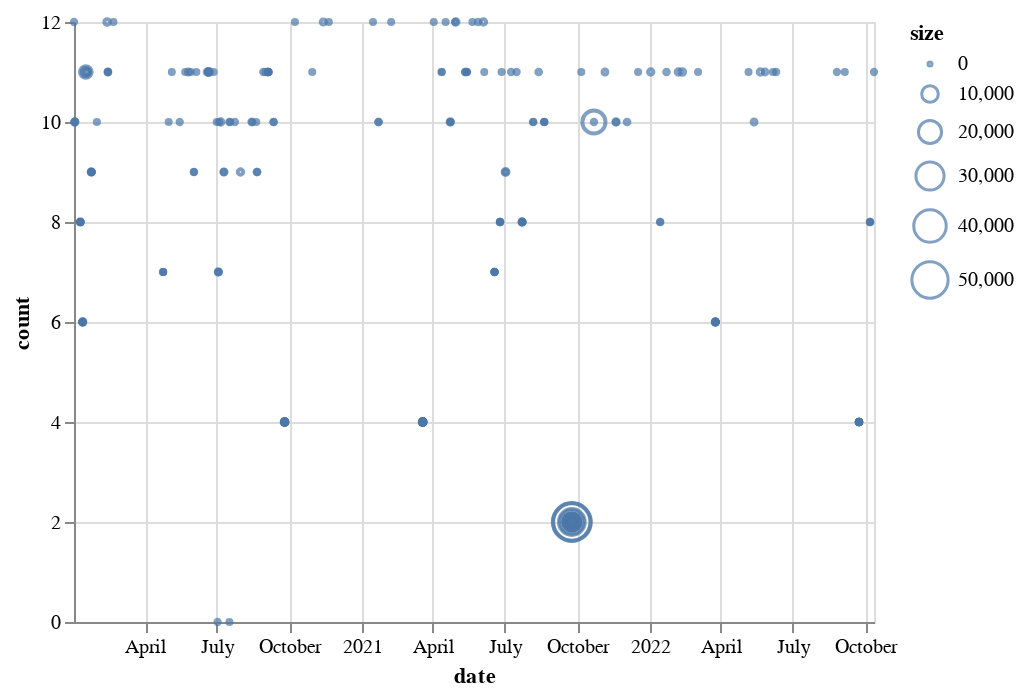

Here is the notebook cell this chart was saved with:
### Code cell
# plot with date on x axis, counts on y axis, size as point size
import altair as alt

alt.Chart(df).mark_point().encode(
    x="date",
    y="count",
    size="size",
)

### Figure 1 — Vega-Lite specification as saved in the notebook (floating-point values rounded to 4 significant figures; data arrays with more than 128 entries replaced by an {"elided": "..."} marker saying what was removed)
{"config": {"view": {"continuousWidth": 400, "continuousHeight": 300}}, "data": {"name": "data-b7b74689be1c711231851593df3a0cb7"}, "mark": "point", "encoding": {"size": {"field": "size", "type": "quantitative"}, "x": {"field": "date", "type": "temporal"}, "y": {"field": "count", "type": "quantitative"}}, "$schema": "https://vega.github.io/schema/vega-lite/v4.17.0.json", "datasets": {"data-b7b74689be1c711231851593df3a0cb7": {"elided": "466 records"}}}
